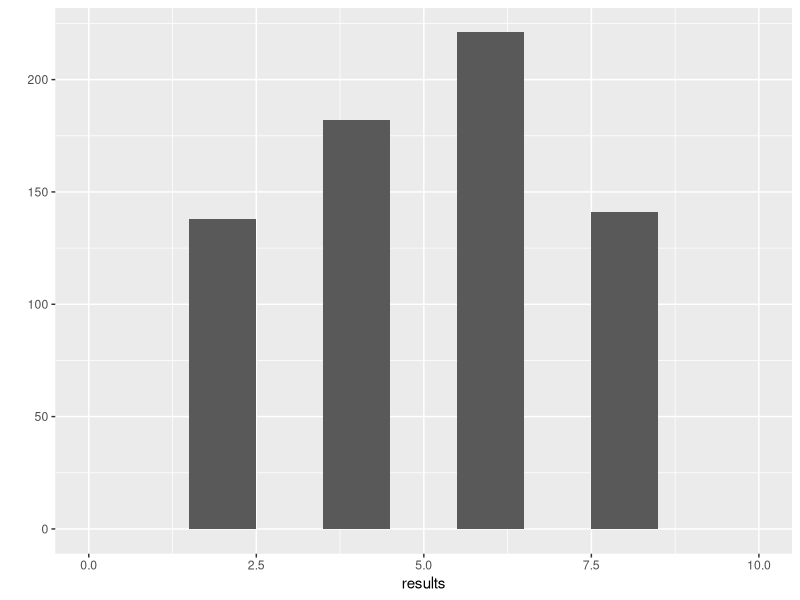
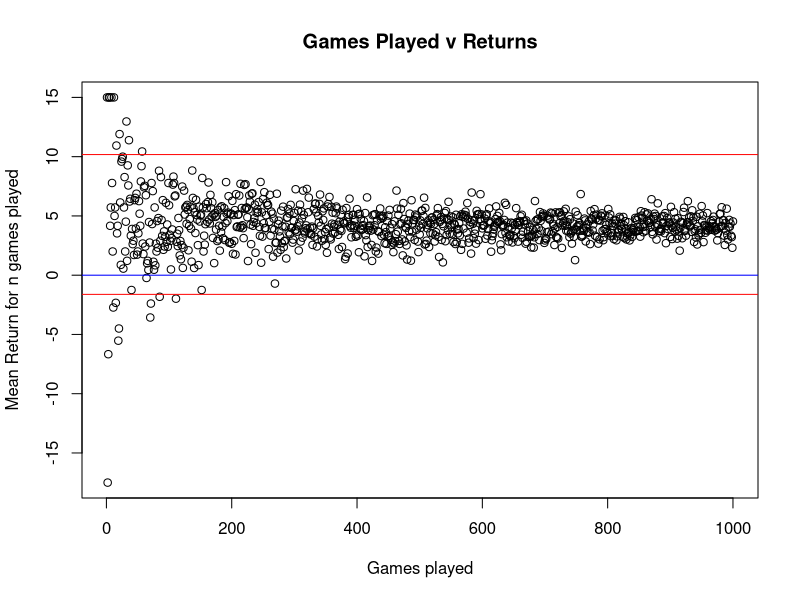
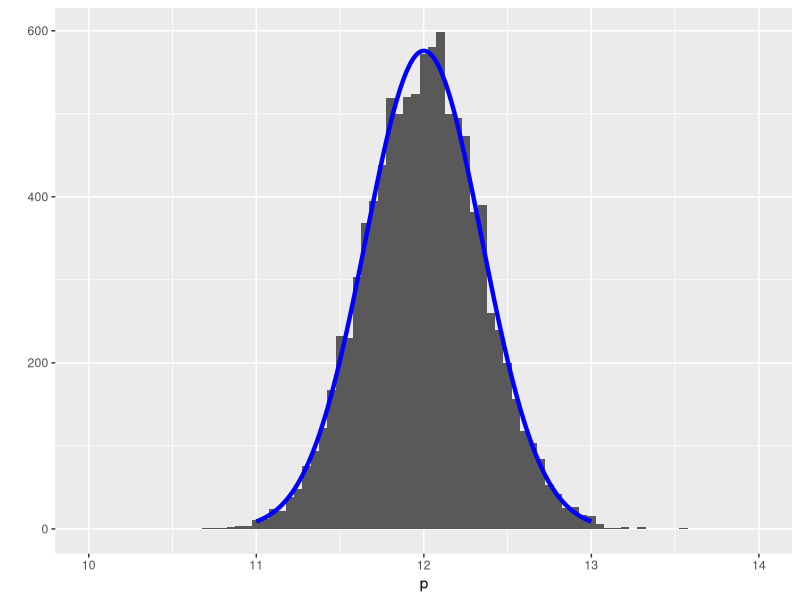

Reproduce these figures in R, in order.
# ST 516 - Homework 3 by Paul ReFalo  ========
library("ggplot2")

# Question 1 ***********************************
# Dice Game: Roll 1 = -$50; Roll ~1 = +$15

play <- function(silent = FALSE){
  die_roll <- sample(c(1, 2, 3, 4, 5, 6), # Roll outcomes
                     prob = c(1/6, 1/6, 1/6, 1/6, 1/6, 1/6), # assign equal probs
                     size = 1) # Roll once
  payout <- ifelse(die_roll == 1, -50, 15) 
  # Roll 1 --> Payout = -50
  # Roll 2,3,4,5,6 --> Payout = 15
  if(!silent) {
    message(paste0("You rolled a ", die_roll, ". Your payout is $", payout, "."))
  }                 
  payout
}

play(silent=TRUE) # play once as a test

xValues <- 1:1000
loopResults <- c()

# Take the mean of 30 games and replicate that many times, assign to results and plot
results <- replicate(1000, mean(replicate(30, play(silent=TRUE))))
qplot(results, binwidth = 1, xlim = c(0,10))

# Try a different plot of x, y values

for (n in xValues) {
  loopResults[n] <- mean(replicate(n, play(silent=TRUE)))
}
plot(xValues, loopResults, xlab="Games played", ylab="Mean Return for n games played", main="Games Played v Returns")
s = sd(loopResults)
abline(h=0, col = "blue")
abline(h = mean(results) + (3*s), col = "red")
abline(h = mean(results) - (3*s), col = "red")

print("Print the mean of results and of loopResults *******")
mean(results)
mean(loopResults)
var(results)

# The average here is ~ 4.17 for one roll.  The get this answer, I played 30 times, took the avg and did that 1000 times.
# So in the end, I played 30,000 games.  I also tried larger numbers and arrived at a similar value.
# I would certainly be willing to play this game since the mean result is a positive value.  I would want to play as many games
# as possible as the distribution narrows for more games played (see graph 2 'Games Played v Returns')

# Question 2 ***********************************


sample_size <- 100
p <- replicate(10000, mean(rpois(sample_size, 12)))

sd_p <- sd(p)
x1 <- seq(11, 13, length = 1000)
y1 <- dnorm(x1, 12, sqrt(12)/10) 


qplot(p, binwidth = .05, xlim=c(10,14)) +
  geom_line(aes(y = 10000*0.05*y1, x = x1), size = 1.5, color = "blue")


# End of file

